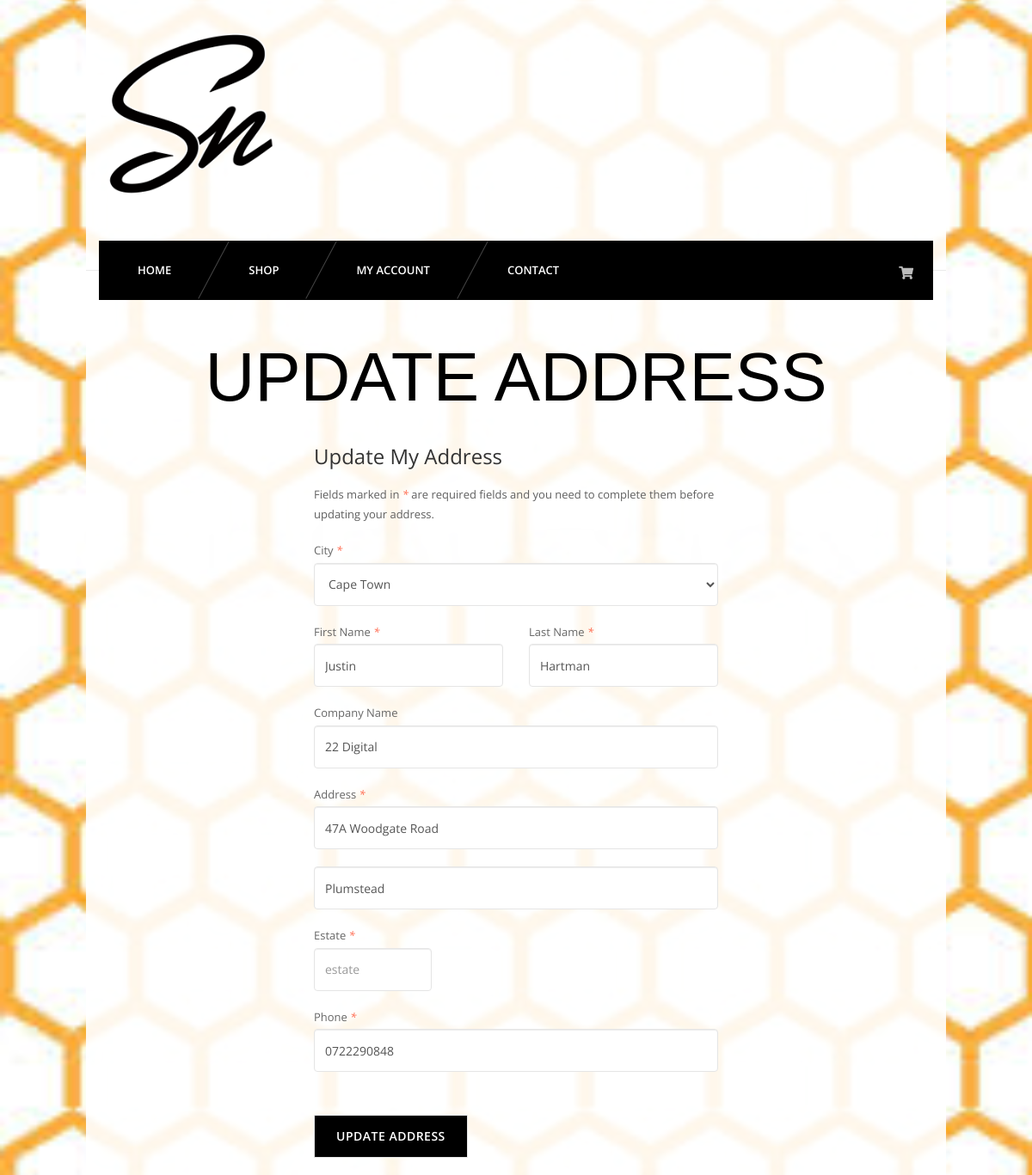
Page /edit-address.php (signed in) on the committed database.
### tables this page shows
CREATE TABLE IF NOT EXISTS `usersmeta` (
  `id` INT(11) NOT NULL AUTO_INCREMENT,
  `uid` INT(11) NOT NULL,
  `firstname` VARCHAR(255) NOT NULL,
  `lastname` VARCHAR(255) NOT NULL,
  `company` VARCHAR(255) NOT NULL,
  `address1` VARCHAR(255) NOT NULL,
  `address2` VARCHAR(255) NOT NULL,
  `city` VARCHAR(255) NOT NULL,
  `state` VARCHAR(255) NOT NULL,
  `country` VARCHAR(255) NOT NULL,
  `zip` VARCHAR(255) NOT NULL,
  `mobile` VARCHAR(255) NOT NULL,
  PRIMARY KEY (`id`),
  INDEX `fk_uid_users_id_idx` (`uid` ASC),
  CONSTRAINT `fk_usersmeta_uid_users_id`
    FOREIGN KEY (`uid`)
    REFERENCES `users` (`id`));

### inc/classes/mysqli.php (called while the page is built, shortened)
<?php
final class DatabaseManager extends \mysqli
{
    public function singleSelect($select, $from, $where = '', $fetch = 'assoc')
    {
        $fetch = 'fetch_' . $fetch;
        $return = null;
        if ($data = $this->query("SELECT {$select} FROM {$from} {$where} LIMIT 1")) {
            $return = $data->$fetch();
        }
        return $return;
    }
}

### edit-address.php (the view, shortened to what this page needs)
<?php
require __DIR__ . '/config/bootstrap.php';
include INC . 'header.php';
include INC . 'nav.php';
$uid = $_SESSION['customerid'];
$userMeta = $database->singleSelect("*", "usersmeta", "WHERE `uid`='$uid'");
?>
<section id="content">
    <div class="content-blog">
        <div class="page_header text-center">
            <h2>Update Address</h2>
        </div>
        <form method="post">
            <div class="container">
                <div class="row">
                    <div class="col-md-6 col-md-offset-3">
                        <div class="billing-details">
                            <h3 class="uppercase">Update My Address</h3>
                            <br>
                            <p>Fields marked in <i style="color:tomato;">*</i> are required fields and you need to complete them before updating your address.</p>
                            <br>
                            <label class="">City <i style="color:tomato;">*</i></label>
                            <select name="country" class="form-control" required>
                                <?php
                                if (!empty($userMeta['city'])) {
                                    echo '<option value="'.$userMeta['city'].'">'.$userMeta['city'].'</option>';
                                } else {
                                    echo '<option value="">Select City</option>'. "\n";
                                } ?>
                            </select>
                            <div class="row">
                                <div class="col-md-6">
                                    <label>First Name <i style="color:tomato;">*</i></label>
                                    <input name="fname" class="form-control" placeholder="" value="<?php if (!empty($userMeta['firstname'])) {
                                        echo $userMeta['firstname'];
                                    } elseif (isset($firstName)) {
                                        echo $firstName;
                                    } ?>" type="text" required>
                                </div>
                                <div class="col-md-6">
                                    <label>Last Name <i style="color:tomato;">*</i></label>
                                    <input name="lname" class="form-control" placeholder="" value="<?php if (!empty($userMeta['lastname'])) {
                                        echo $userMeta['lastname'];
                                    } elseif (isset($surname)) {
                                        echo $surname;
                                    } ?>" type="text" required>
                                </div>
                            </div>
                            <label>Company Name</label>
                            <input name="company" class="form-control" placeholder="" value="<?php if (!empty($userMeta['company'])) {
                                echo $userMeta['company'];
                            } elseif (isset($company)) {
                                echo $company;
                            } ?>" type="text">
                            <label>Address <i style="color:tomato;">*</i></label>
                            <input name="address1" class="form-control" placeholder="Street address" value="<?php if (!empty($userMeta['address1'])) {
                                echo $userMeta['address1'];
                            } elseif (isset($address1)) {
                                echo $address1;
                            } ?>" type="text" required>
                            <input name="address2" class="form-control" placeholder="Apartment, suite, unit etc. (optional)" value="<?php if (!empty($userMeta['address2'])) {
                                echo $userMeta['address2'];
                            } elseif (isset($address2)) {
                                echo $address2;
                            } ?>" type="text">
                            <div class="row">
                                <div class="col-md-4">
                                    <label>Estate <i style="color:tomato;">*</i></label>
                                    <input name="estate" class="form-control" value="<?php if (!empty($userMeta['estate'])) {
                                        echo $userMeta['estate'];
                                    } elseif (isset($estate)) {
                                        echo $estate;
                                    } ?>" placeholder="estate" type="text" required>
                                </div>
                            </div>
                            <label>Phone <i style="color:tomato;">*</i></label>
                            <input name="phone" class="form-control" id="billing_phone" placeholder="" value="<?php if (!empty($userMeta['mobile'])) {
                                echo $userMeta['mobile'];
                            } elseif (isset($phone)) {
                                echo $phone;
                            } ?>" type="text" required>
                            <input type="submit" class="button btn-md" value="Update Address">
                        </div>
                    </div>
                </div>
            </div>
        </form>
    </div>
</section>

### assets/css/light.css (style rules this page uses)
body { background-color:#fff; }
p { color:#5f5f5f; }

### rows in the picture
usersmeta: country "Cape Town", fname "Justin", lname "Hartman", company "22 Digital", address1 "47A Woodgate Road", address2 "Plumstead", phone "0722290848"
